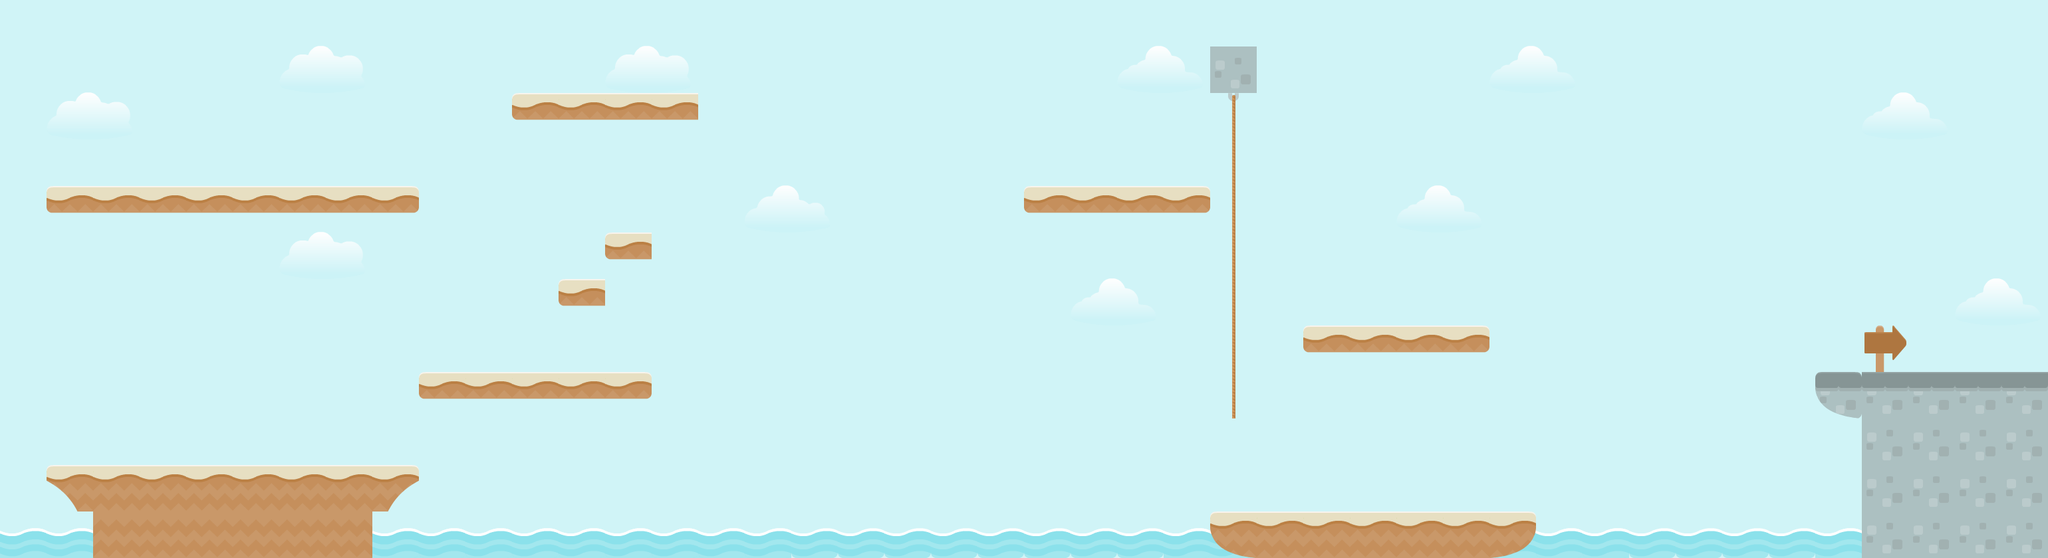

The image is a tile-based game level rendered from a .tmx file. Its description and source (layers, tilesets, objects; grid data summarised) follow:
An orthogonal 44x12 tile map with 70x70 px tiles, 4 tile layers (bg 1, bg 2, bg 3, world), 3 tilesets and 24 objects (13x blocker, 3x enemy2, 2x movingplat, end, Start, ...).

<map version="1.0" orientation="orthogonal" renderorder="right-down" width="44" height="12" tilewidth="70" tileheight="70" nextobjectid="33">
 <tileset firstgid="1" source="land.tsx" />
 <tileset firstgid="157" source="sky objects.tsx" />
 <tileset firstgid="166" source="sky.tsx" />
 <layer name="bg 1" width="44" height="12">
  <data>[528 cells, 528 non-empty, 9 distinct tile ids]</data>
 </layer>
 <layer name="bg 2" width="44" height="12">
  <data>[528 cells, 11 non-empty, 3 distinct tile ids]</data>
 </layer>
 <layer name="bg 3" width="44" height="12">
  <data>[528 cells, 32 non-empty, 1 distinct tile ids]</data>
 </layer>
 <layer name="world" width="44" height="12">
  <data>[528 cells, 101 non-empty, 17 distinct tile ids]</data>
 </layer>
 <objectgroup name="Objektebene 1">
  <object id="1" name="blocker" x="70" y="700" width="560" height="70" />
  <object id="2" name="blocker" x="140" y="770" width="420" height="70" />
  <object id="4" name="blocker" x="1820" y="770" width="490" height="70" />
  <object id="5" name="blocker" x="2730" y="560" width="350" height="70" />
  <object id="6" name="blocker" x="2800" y="630" width="280" height="210" />
  <object id="8" name="blocker" x="70" y="280" width="560" height="35" />
  <object id="9" name="blocker" x="630" y="560" width="350" height="35" />
  <object id="10" name="blocker" x="770" y="140" width="280" height="35" />
  <object id="12" name="end" x="2800" y="385" width="70" height="140" />
  <object id="13" name="Start" x="140" y="560" width="70" height="122.5" />
  <object id="14" name="enemy2" x="210" y="140" width="70" height="70" />
  <object id="15" name="enemy2" x="735" y="472.5" width="70" height="70" />
  <object id="16" name="enemy2" x="2030" y="560" width="70" height="70" />
  <object id="17" name="movingplat" x="1330" y="210" width="140" height="70" />
  <object id="18" name="blocker" x="840" y="420" width="70" height="35" />
  <object id="19" name="blocker" x="910" y="350" width="70" height="35" />
  <object id="20" name="blocker" x="1540" y="280" width="280" height="35" />
  <object id="21" name="blocker" x="1820" y="70" width="70" height="70" />
  <object id="22" name="movingplat" x="2415" y="630" width="140" height="70" />
  <object id="26" name="leftb" x="0" y="0" width="17.5" height="840" />
  <object id="27" name="upb" x="0" y="0" width="3080" height="17.5" />
  <object id="28" name="rightb" x="3062.5" y="0" width="17.5" height="857.5" />
  <object id="31" name="lowb" x="0" y="822.5" width="3080" />
  <object id="32" name="blocker" x="1960" y="490" width="280" height="35" />
 </objectgroup>
</map>
